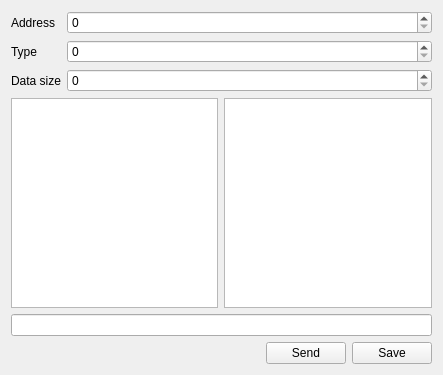
<?xml version="1.0" encoding="UTF-8"?>
<ui version="4.0">
 <class>widgetSender</class>
 <widget class="QWidget" name="widgetSender">
  <property name="geometry">
   <rect>
    <x>0</x>
    <y>0</y>
    <width>443</width>
    <height>375</height>
   </rect>
  </property>
  <property name="windowTitle">
   <string>Sender</string>
  </property>
  <layout class="QVBoxLayout" name="verticalLayout">
   <item>
    <layout class="QFormLayout" name="formLayout">
     <property name="fieldGrowthPolicy">
      <enum>QFormLayout::AllNonFixedFieldsGrow</enum>
     </property>
     <item row="0" column="0">
      <widget class="QLabel" name="label">
       <property name="text">
        <string>Address</string>
       </property>
      </widget>
     </item>
     <item row="0" column="1">
      <widget class="QSpinBox" name="spinAddress">
       <property name="maximum">
        <number>255</number>
       </property>
      </widget>
     </item>
     <item row="1" column="0">
      <widget class="QLabel" name="label_2">
       <property name="text">
        <string>Type</string>
       </property>
      </widget>
     </item>
     <item row="1" column="1">
      <widget class="QSpinBox" name="spinType">
       <property name="maximum">
        <number>255</number>
       </property>
      </widget>
     </item>
     <item row="2" column="0">
      <widget class="QLabel" name="label_3">
       <property name="text">
        <string>Data size</string>
       </property>
      </widget>
     </item>
     <item row="2" column="1">
      <widget class="QSpinBox" name="spinSize">
       <property name="maximum">
        <number>255</number>
       </property>
      </widget>
     </item>
    </layout>
   </item>
   <item>
    <layout class="QHBoxLayout" name="horizontalLayout">
     <item>
      <widget class="QListWidget" name="listBytes">
       <property name="font">
        <font>
         <pointsize>14</pointsize>
        </font>
       </property>
      </widget>
     </item>
     <item>
      <widget class="QListWidget" name="listPackets"/>
     </item>
    </layout>
   </item>
   <item>
    <widget class="QLineEdit" name="lineEdit">
     <property name="readOnly">
      <bool>true</bool>
     </property>
    </widget>
   </item>
   <item>
    <layout class="QHBoxLayout" name="horizontalLayout_2">
     <item>
      <spacer name="horizontalSpacer">
       <property name="orientation">
        <enum>Qt::Horizontal</enum>
       </property>
       <property name="sizeHint" stdset="0">
        <size>
         <width>40</width>
         <height>20</height>
        </size>
       </property>
      </spacer>
     </item>
     <item>
      <widget class="QPushButton" name="butSend">
       <property name="text">
        <string>Send</string>
       </property>
      </widget>
     </item>
     <item>
      <widget class="QPushButton" name="butSave">
       <property name="text">
        <string>Save</string>
       </property>
      </widget>
     </item>
    </layout>
   </item>
  </layout>
 </widget>
 <resources/>
 <connections/>
</ui>
